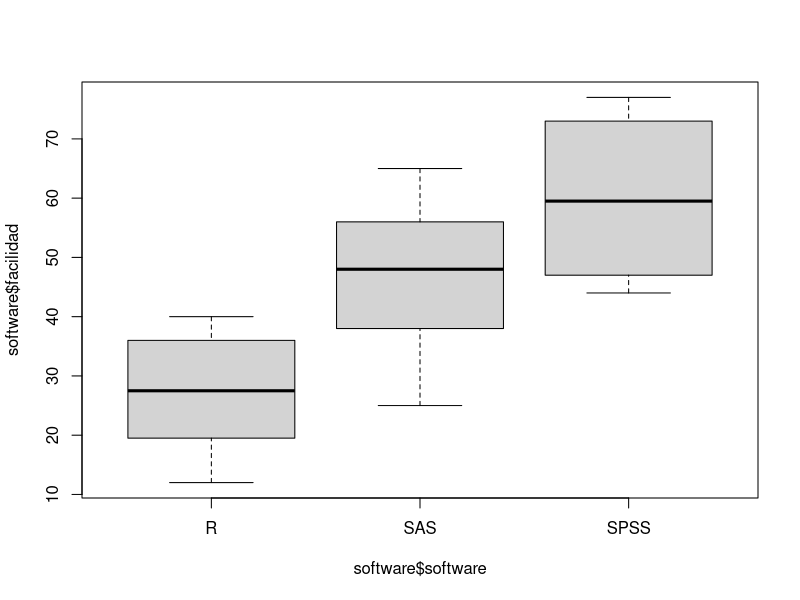

Here is the R script that generated this plot:
## ---- chunk 1
fumadores<-data.frame(id = 1:36,
                edad_muerte = c(sample(70:90,18,replace = TRUE), sample(60:80, 18, 
                replace = TRUE)),
                fuma = c(rep("No", 18), rep("Sí",18)),
                sexo = sample(c("Hombre", "Mujer"), 36, replace = TRUE))
head(fumadores, 5)
## ---- chunk 2
bebedores<-data.frame(id = 1:2581,
                editorial = sample(c("Marvel", "DC"), 2581, replace = TRUE),
                grupo = c(rep("Tratamiento", 1200), rep("Control", 1381)),
                tragos_pre = rpois(2581,10),
                tragos_post = c(rpois(1200, 7), rpois(1381,10)))
head(bebedores,5)
## ---- chunk 3
software<-data.frame(id = 1:60,
                     software = c(rep("R", 20), rep("SAS", 20), rep("SPSS", 20)),
                     facilidad = c(sample(10:40, 20, replace = T), 
                        sample(25:65, 20, replace = T), sample(40:80, 20, replace = T)),
                     flexibilidad = c(sample(50:85, 20, replace = T), 
                        sample(30:60, 20, replace = T), sample(10:35, 20, replace = T)),
                     actualizacion = c(sample(50:100, 20, replace = T), 
                        sample(20:60, 20, replace = T), sample(20:60, 20, replace = T)))
## ---- chunk 4
str(software)
## ---- chunk 5
library(readxl)
simce<-read_excel("./simce4_2016.xlsx")

simce$dependencia<-factor(simce$dependencia, levels = c(1,2,3),
                    labels = c("Municipal", "Particular Subvencionado", "Particular"))

simce$gse<-factor(simce$gse, levels = c(1,2,3,4,5),
                  labels = c("Bajo", "Medio Bajo", "Medio", "Medio Alto", "Alto"))

simce$rural<-factor(simce$rural, levels = c(1,2),
                    labels = c("Urbano", "Rural"))
## ---- chunk 6
head(simce)
## ---- chunk 7
shapiro.test(fumadores$edad_muerte)
## ---- chunk 8
tapply(fumadores$edad_muerte, fumadores$fuma, shapiro.test)
## ---- chunk 9
length(fumadores$fuma[fumadores$fuma=="Sí"])/length(fumadores$fuma[fumadores$fuma=="No"])
## ---- chunk 10
bartlett.test(fumadores$edad_muerte~fumadores$fuma)
## ---- chunk 11
tapply(fumadores$edad_muerte, fumadores$fuma, mean)
## ---- chunk 12
t.test(edad_muerte~fuma, data = fumadores, var.equal=TRUE)
## ---- chunk 13
wilcox.test(edad_muerte~fuma, data=fumadores)
## ---- chunk 14
t.test(tragos_pre~grupo, data = bebedores)
## ---- chunk 15
t.test(bebedores$tragos_post,bebedores$tragos_pre, paired = TRUE)
## ---- chunk 16
t.test(bebedores$tragos_post, bebedores$tragos_pre, paired = TRUE, alternative = "less")
## ---- chunk 17
wilcox.test(bebedores$tragos_post, bebedores$tragos_pre, paired = TRUE)
## ---- chunk 18
bartlett.test(software$facilidad, software$software)
## ---- chunk 19
by(software$facilidad, software$software, shapiro.test)
## ---- chunk 20
anova1<-aov(facilidad~software, data = software)

summary(anova1)
## ---- chunk 21
TukeyHSD(anova1)
## ---- chunk 22
boxplot(software$facilidad~software$software)
## ---- chunk 23
oneway.test(facilidad~software, data = software)
## ---- chunk 24
kruskal.test(facilidad~software, data = software)
